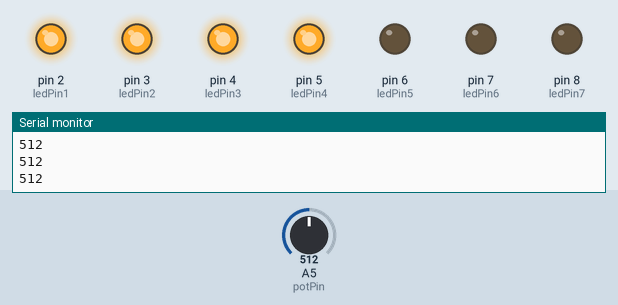
Bench run of a sketch on a simulated Arduino Uno, built with avr-gcc and run on an emulated ATmega328P. Parts: output pins drawn as LEDs (lit = HIGH), the last lines printed to the serial monitor. Inputs (shaded band) come from the test bench; at power-on: A5 (potPin) = 512.

Above: at 1.2 s.
1.3 s: A5 (potPin) set to 572
2.8 s: A5 (potPin) set to 598
At 3.9 s:
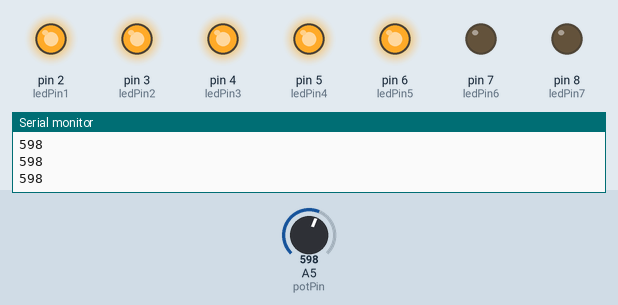
4.3 s: A5 (potPin) set to 428
At 5.0 s:
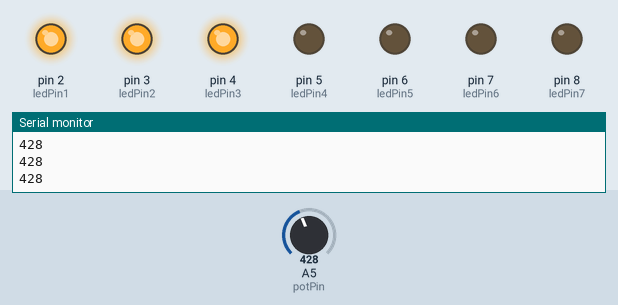
5.8 s: A5 (potPin) set to 303
7.3 s: A5 (potPin) set to 281
At 8.5 s:
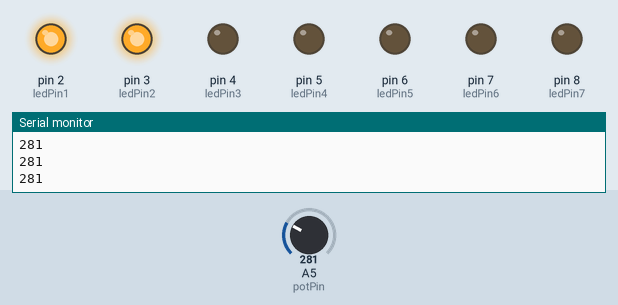
8.8 s: A5 (potPin) set to 306
At 9.7 s:
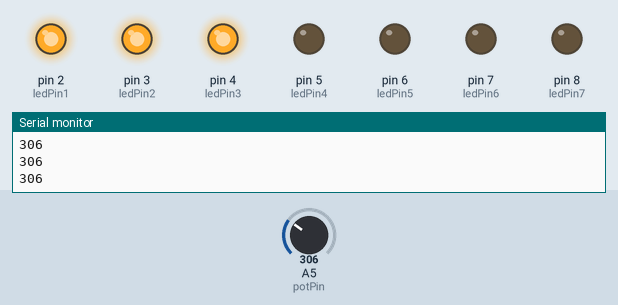
Timing chart, 0 to 11.3 s (numbered marks = the images above; inputs shaded):
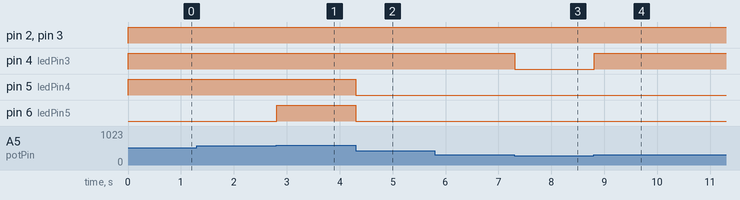

Measured:
- the behaviour switches between 583 and 584 on A5 (potPin) (found by bisection; images 0 and 1)
- the behaviour switches between 292 and 291 on A5 (potPin) (found by bisection; images 2 and 3)
- after the input at 2.8 s, pin 6 (ledPin5): LOW → HIGH at once
- after the input at 4.3 s, pin 5 (ledPin4), pin 6 (ledPin5): HIGH → LOW at once
- after the input at 7.3 s, pin 4 (ledPin3): HIGH → LOW at once
- after the input at 8.8 s, pin 4 (ledPin3): LOW → HIGH at once

The sketch:

Opdracht_3.ino
```cpp
// BRON: https://www.youtube.com/watch?v=JghpLbCtnUU

//Pinnen declareren
int potPin = A5;
int ledPin1 = 2;
int ledPin2 = 3;
int ledPin3 = 4;
int ledPin4 = 5;
int ledPin5 = 6;
int ledPin6 = 7;
int ledPin7 = 8;

void setup()
{
  //Pinmode instellen waarbij we de potmeter als input instellen
  pinMode(potPin, INPUT);
  pinMode(ledPin1, OUTPUT);
  pinMode(ledPin2, OUTPUT);
  pinMode(ledPin3, OUTPUT);
  pinMode(ledPin4, OUTPUT);
  pinMode(ledPin5, OUTPUT);
  pinMode(ledPin6, OUTPUT);
  pinMode(ledPin7, OUTPUT);
  //Serial monitor aanzetten
  Serial.begin(9600);
}

void loop()
{

  //hoeveel voltage er binnenkomt
  int potMeasure = analogRead(A5);
  //De meting in de serial monitor printen
  Serial.println(potMeasure);


  //De if-statements zodat de lampjes aan kunnen gaan de lampjes naarmate je verder draait aan de potmeter.
  if(potMeasure < 30){
    digitalWrite(ledPin1,LOW);
    digitalWrite(ledPin2,LOW);
    digitalWrite(ledPin3,LOW);
    digitalWrite(ledPin4,LOW);
    digitalWrite(ledPin5,LOW);
    digitalWrite(ledPin6,LOW);
    digitalWrite(ledPin7,LOW);
  }
  else if(potMeasure < 146)
  {
    digitalWrite(ledPin1,HIGH);
    digitalWrite(ledPin2,LOW);
    digitalWrite(ledPin3,LOW);
    digitalWrite(ledPin4,LOW);
    digitalWrite(ledPin5,LOW);
    digitalWrite(ledPin6,LOW);
    digitalWrite(ledPin7,LOW);
  }
  else if (potMeasure < 292)
  {
    digitalWrite(ledPin1,HIGH);
    digitalWrite(ledPin2,HIGH);
    digitalWrite(ledPin3,LOW);
    digitalWrite(ledPin4,LOW);
    digitalWrite(ledPin5,LOW);
    digitalWrite(ledPin6,LOW);
    digitalWrite(ledPin7,LOW);
  }
  else if (potMeasure < 438)
  {
    digitalWrite(ledPin1,HIGH);
    digitalWrite(ledPin2,HIGH);
    digitalWrite(ledPin3,HIGH);
    digitalWrite(ledPin4,LOW);
    digitalWrite(ledPin5,LOW);
    digitalWrite(ledPin6,LOW);
    digitalWrite(ledPin7,LOW);
  }
  else if (potMeasure < 584)
  {
    digitalWrite(ledPin1,HIGH);
    digitalWrite(ledPin2,HIGH);
    digitalWrite(ledPin3,HIGH);
    digitalWrite(ledPin4,HIGH);
    digitalWrite(ledPin5,LOW);
    digitalWrite(ledPin6,LOW);
    digitalWrite(ledPin7,LOW);
  }
  else if (potMeasure < 730)
  {
    digitalWrite(ledPin1,HIGH);
    digitalWrite(ledPin2,HIGH);
    digitalWrite(ledPin3,HIGH);
    digitalWrite(ledPin4,HIGH);
    digitalWrite(ledPin5,HIGH);
    digitalWrite(ledPin6,LOW);
    digitalWrite(ledPin7,LOW);
  }
  else if (potMeasure < 876)
  {
    digitalWrite(ledPin1,HIGH);
    digitalWrite(ledPin2,HIGH);
    digitalWrite(ledPin3,HIGH);
    digitalWrite(ledPin4,HIGH);
    digitalWrite(ledPin5,HIGH);
    digitalWrite(ledPin6,HIGH);
    digitalWrite(ledPin7,LOW);
  }
  else if (potMeasure < 1022)
  {
    digitalWrite(ledPin1,HIGH);
    digitalWrite(ledPin2,HIGH);
    digitalWrite(ledPin3,HIGH);
    digitalWrite(ledPin4,HIGH);
    digitalWrite(ledPin5,HIGH);
    digitalWrite(ledPin6,HIGH);
    digitalWrite(ledPin7,HIGH);
  }


}
```
